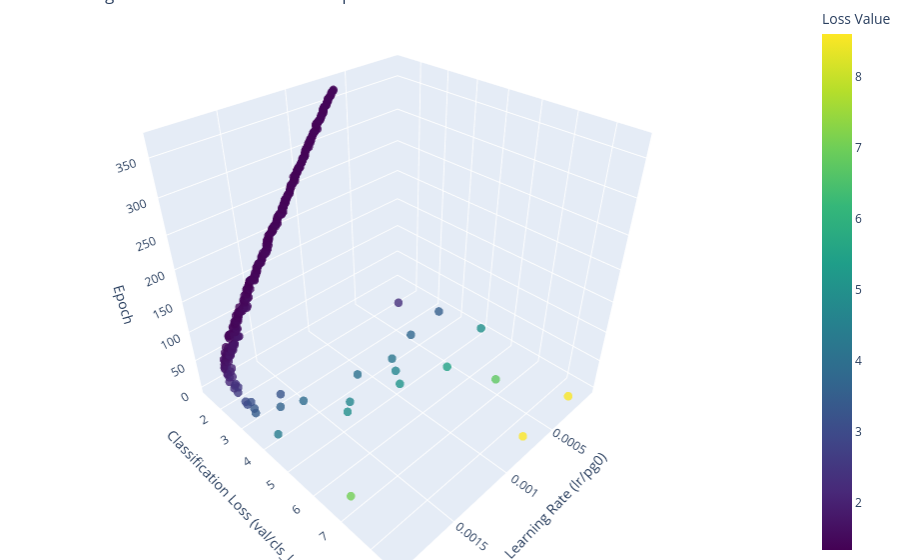

The notebook cell this image was saved under:
### Code cell
graph_LrLoss_3D(df)

### Figure 1 — Plotly figure (JSON) as saved in the notebook; plotly's stock layout.template omitted (floating-point values rounded to 4 significant figures; data arrays with more than 128 entries replaced by an {"elided": "..."} marker saying what was removed)
{"data": [{"marker": {"color": {"elided": "368 float values"}, "colorbar": {"title": {"text": "Loss Value"}}, "colorscale": [[0, "#440154"], [0.1111, "#482878"], [0.2222, "#3e4989"], [0.3333, "#31688e"], [0.4444, "#26828e"], [0.5556, "#1f9e89"], [0.6667, "#35b779"], [0.7778, "#6ece58"], [0.8889, "#b5de2b"], [1, "#fde725"]], "opacity": 0.8, "size": 5}, "mode": "markers", "type": "scatter3d", "x": {"elided": "368 float values"}, "y": {"elided": "368 float values"}, "z": {"elided": "368 int values"}}], "layout": {"margin": {"b": 0, "l": 0, "r": 0, "t": 0}, "scene": {"xaxis": {"title": {"text": "Learning Rate (lr/pg0)"}}, "yaxis": {"title": {"text": "Classification Loss (val/cls_loss)"}}, "zaxis": {"title": {"text": "Epoch"}}}, "title": {"text": "Learning Rate vs. Validation Loss vs. Epoch"}}}
